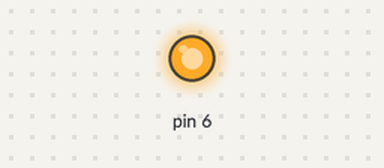
Recording of a sketch running on a simulated Arduino Uno, built with avr-gcc and run on an emulated ATmega328P. Parts: output pins drawn as LEDs (lit = HIGH).

Above: at 2.5 s.
At 7.5 s:
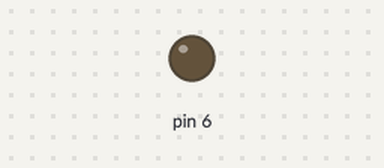
Timing chart, 0 to 13.0 s (numbered marks = the images above):
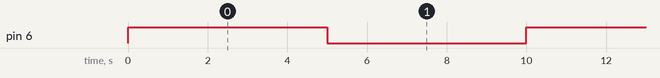

Measured:
- by itself, pin 6: alternates HIGH for 5.0 s and LOW for 5.0 s

The sketch:

Cpp_RelaisTest.ino
```cpp
void setup() {
  pinMode(6, OUTPUT);
}

void loop() {
  digitalWrite(6, HIGH);
  delay(5000);
  digitalWrite(6, LOW);
  delay(5000);
}
```
